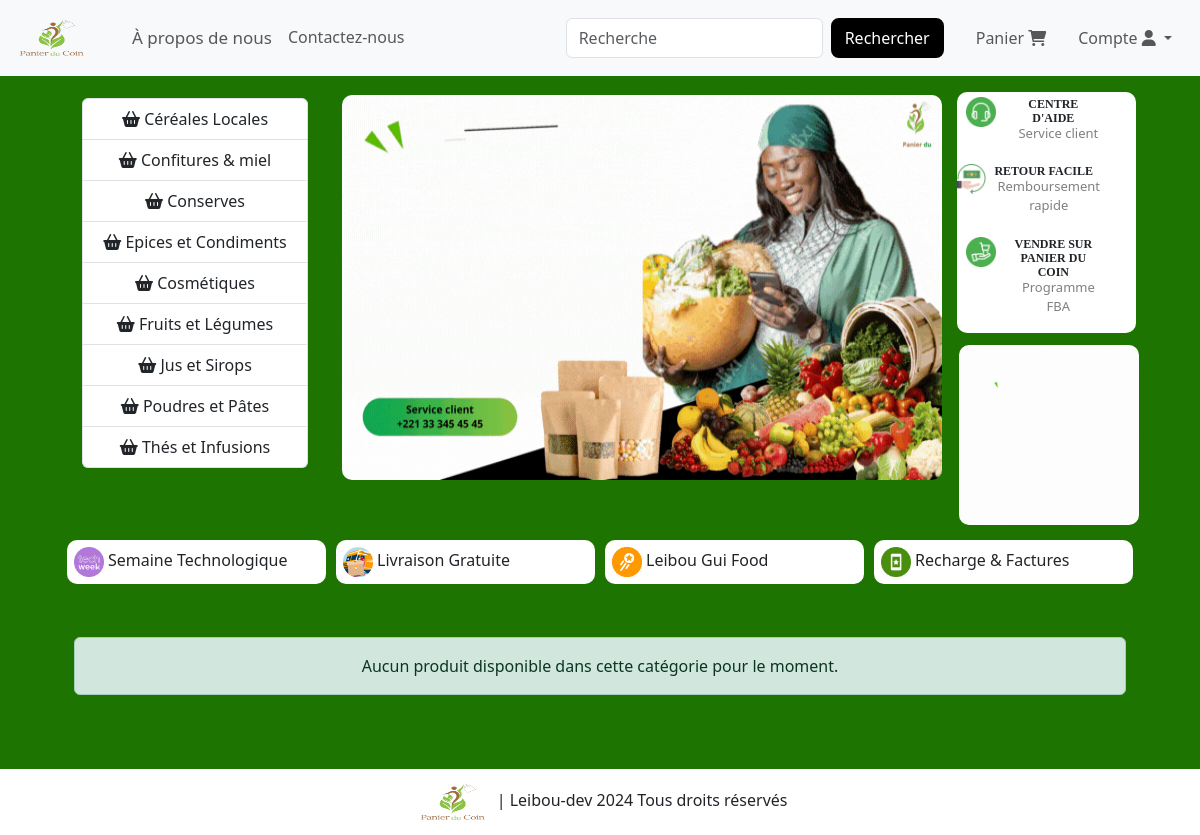
The page /?category_id=4 on the database its author committed.
### website/models.py (models this page shows, shortened)
class Category(db.Model):
    id = db.Column(db.Integer, primary_key=True)
    name = db.Column(db.String(100), nullable=False)

### website/views.py (the view)
@views.route('/')
def home():
    category_id = request.args.get('category_id')  # Récupère l'ID de la catégorie depuis l'URL
    categories = Category.query.all()
    if category_id:
        items = Product.query.join(product_category).filter(product_category.c.category_id == category_id).all()
    else:
        items = Product.query.all()
    cart_items = Cart.query.filter_by(customer_link=current_user.id).all() if current_user.is_authenticated else []
    return render_template('home.html', items=items, categories=categories, cart=cart_items)

### website/templates/home.html (shortened to what this page needs)
{% extends 'base.html' %}
{% block body %}
<div class="container text-center">
    <div class="row" style="margin: 10px;">
        <div class="col" style="margin: 3px;">
            <div class="col" style="margin: 3px; overflow-y: auto; max-height:410px;">
                <div class="list-group" id="right1">
                    {% for category in categories%}
                    <a href="{{ url_for('views.home', category_id=category.id)}}#product-cards" class="list-group-item list-group-item-action">
                        <i class="fa fa-shopping-basket" aria-hidden="true"></i>
                        <span class="link-name">{{ category.name }}</span>
                    </a>
                    {% endfor %}
                </div>
            </div>
        </div>
      <div class="col-md-7" style="margin: 3px;">
        <img src="../static/images/Commendez Maintenant.gif" alt="" style="width: 600px; height: 385px; border-radius: 10px;">
      </div>
      <div class="col-md-2">
        <div class="row" style="background-color: white; border-radius: 10px;">
            <div class="row" style="display: flex; margin-top: 5px;">
                <div class="col">
                    <img src="../static/images/support.png" alt="" style="width: 30px; height: 30px; margin-left: -30px;">
                </div>
                <div class="col">
                    <h6 style="font-family:'Times New Roman', Times, serif; font-size: 12px; margin-left: -40px; font-weight: 600;">CENTRE D'AIDE</h6>
                    <p style="font-size: small; color: gray; margin-left: -30px; margin-top: -10px;">Service client</p>
                </div>
            </div>
            <div class="row" style="display: flex; margin-top: 5px;">
                <div class="col">
                    <img src="../static/images/refund.png" alt="" style="width: 30px; height: 30px; margin-left: -30px;">
                </div>
                <div class="col">
                    <h6 style="font-family:'Times New Roman', Times, serif; font-size: 12px; margin-left: -40px; font-weight: 600;">RETOUR FACILE</h6>
                    <p style="font-size: small; color: gray; margin-left: -30px; margin-top: -10px;">Remboursement rapide</p>
                </div>
            </div>
            <div class="row" style="display: flex; margin-top: 5px;">
                <div class="col">
                    <img src="../static/images/shopping-cart.png" alt="" style="width: 30px; height: 30px; margin-left: -30px;">
                </div>
                <div class="col">
                    <h6 style="font-family:'Times New Roman', Times, serif; font-size: 12px; margin-left: -40px; font-weight: 600;">VENDRE SUR PANIER DU COIN</h6>
                    <p style="font-size: small; color: gray; margin-left: -30px; margin-top: -10px;">Programme FBA</p>
                </div>
            </div>
        </div>
        <div class="row" style="margin-top: 12px;">
            <div class="col">
                <img src="../static/images/50%.gif"  alt=""  class="right2">
            </div>
        </div>
      </div>
    </div>
</div>
<div class="container text-center">
    <div class="row" style="margin: 8px;">
        <div class="col" style="display: flex; background-color: white; border-radius: 10px; padding: 7px; margin: 5px;">
            <img src="../static/images/techweek.png" alt="" style="width: 30px; height: 30px;">
            <h6 style="margin: 4px">Semaine Technologique</h6>
        </div>
        <div class="col" style="display: flex; background-color: white; border-radius: 10px; padding: 7px; margin: 5px;">
            <img src="../static/images/FreeDelivery.png" alt="" style="width: 30px; height: 30px;">
            <h6 style="margin: 4px">Livraison Gratuite</h6>
        </div>
        <div class="col" style="display: flex; background-color: white; border-radius: 10px; padding: 7px; margin: 5px;">
            <img src="../static/images/food.png" alt="" style="width: 30px; height: 30px;">
            <h6 style="margin: 4px">Leibou Gui Food</h6>
        </div>
        <div class="col" style="display: flex; background-color: white; border-radius: 10px; padding: 7px; margin: 5px;">
            <img src="../static/images/airtime.png" alt="" style="width: 30px; height: 30px;">
            <h6 style="margin: 4px">Recharge & Factures</h6>
        </div>
    </div>
</div>
<div class="container text-center mt-5" id="product-cards">
    <div class="row" style="margin: 8px;" id="column">
        {% if items %}
            {% for item in items %}
            <div class="col" style="background-color: white;">
                <img src="{{ item.product_picture }}" alt="" style="height: 202px; width: 180px; border-radius: 10px;">
                <div class="row" style="margin-top: 5px;">
                    <h6 style="color: gray;">{{ item.product_name }}</h6>
                </div>
                <div class="row" style="margin-top: 10px;">
                    <div class="col">
                        <h5 style="font-weight: 600; font-family: 'Times New Roman', Times, serif;">{{ item.current_price }} FCFA</h5>
                        <strike><p style="color: gray;">{{ item.previous_price }} FCFA</p></strike>
                    </div>
                    <div class="col">
                        <a style="color: rgb(255, 255, 255); background-color: black; border-color: black;" href="/add-to-cart/{{ item.id }}">Ajouter</a>
                    </div>
                </div>
                <div class="row">
                    <p>{{ item.in_stock }} Articles Restants</p>
                </div>
            </div>
            {% endfor %}
        {% else %}
            <div class="col">
                <div class="alert alert-success" role="alert">
                    Aucun produit disponible dans cette catégorie pour le moment.
                </div>
            </div>
        {% endif %}
    </div>
</div>
{% endblock %}

### website/static/css/style.css (style rules this page uses)
.row .right2 { margin-left: -10px; height: 180px; width: 180px; border-radius: 10px; }

### rows shown on the page
Category: name "Céréales Locales"
Category: name "Confitures & miel"
Category: name "Conserves"
Category: name "Epices et Condiments"
Category: name "Cosmétiques"
Category: name "Fruits et Légumes"
Category: name "Jus et Sirops"
Category: name "Poudres et Pâtes"
Category: name "Thés et Infusions"
